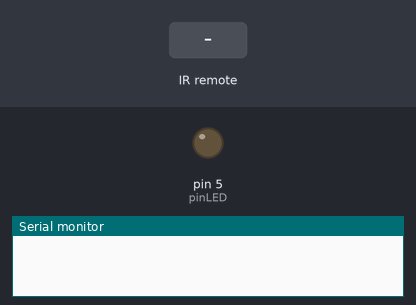
Bench run of a sketch on a simulated Arduino Uno, built with avr-gcc and run on an emulated ATmega328P. Parts: output pins drawn as LEDs (lit = HIGH), the last lines printed to the serial monitor. Inputs (shaded band) come from the test bench.

Above: at 1.2 s.
1.3 s: infrared code 0x39C618E7 received
At 1.7 s:
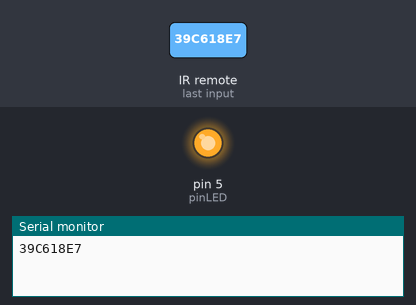
3.3 s: infrared code 0xFF30CF received
At 4.2 s:
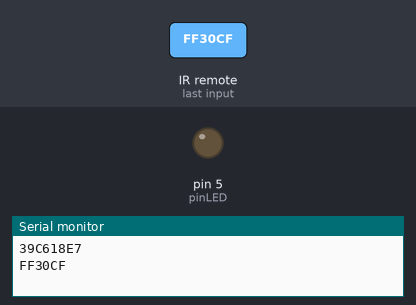
Timing chart, 0 to 6.3 s (numbered marks = the images above; inputs shaded):
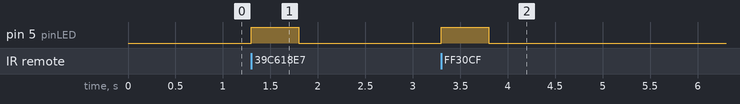

The sketch:

ModuloIR.ino
```cpp
#include <IRremote.h>// incluindo a biblioteca do infravermelho
const int pinIR = 2; // pino 6 no arduino
const int pinLED = 5;

IRrecv modIR(pinIR); //declarando a variável do sensor
decode_results codigo; //resultado

void setup()
{
  Serial.begin(9600); //mostra o resultado no computador
  modIR.enableIRIn(); // inicia a recepção
  pinMode(pinLED, OUTPUT);
}
void loop() {
  if (modIR.decode(&codigo)) {//verifica se um codigo foi recebido
    if (codigo.value != 0 ){
      Serial.println(codigo.value, HEX); //mostra no serial o resultado
  }
  //Obs.: Colocar o 0x antes do numero hexadecimal, pois só assim para poder comparar no if
  if ((codigo.value == 0x39C618E7) || (codigo.value == 0xFF30CF)){// verifica se foi pressionado o numero 1 dos controles
    digitalWrite(pinLED, HIGH);
    delay(500);
    digitalWrite(pinLED, LOW);
  }
  modIR.resume(); // recebe o próximo código
  delay(200);
  }
}
```

Measured:
- after the input at 1.3 s, pin 5 (pinLED): LOW → HIGH at once, → LOW 0.50 s later
- after the input at 3.3 s, pin 5 (pinLED): LOW → HIGH at once, → LOW 0.50 s later
